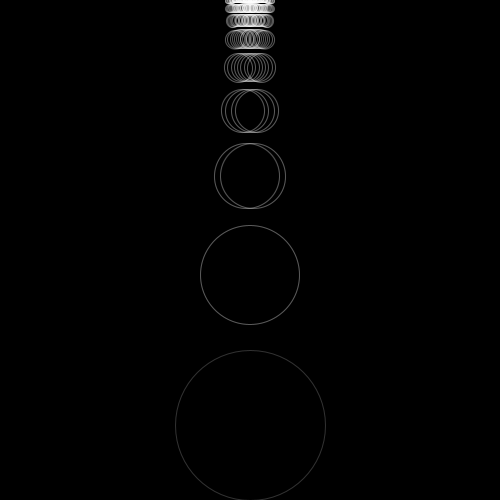
Frame 1 (no input)
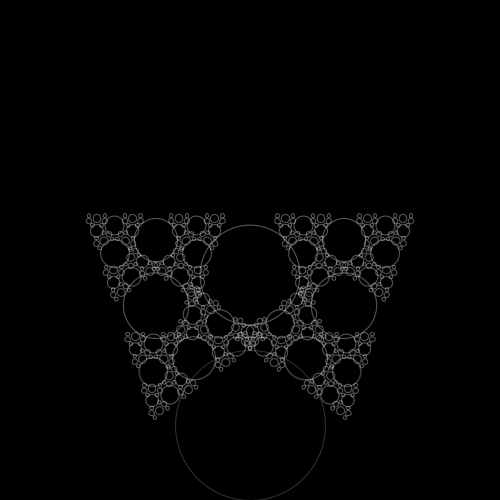
Frame 60 (the mouse pressed at the canvas centre just before this capture)
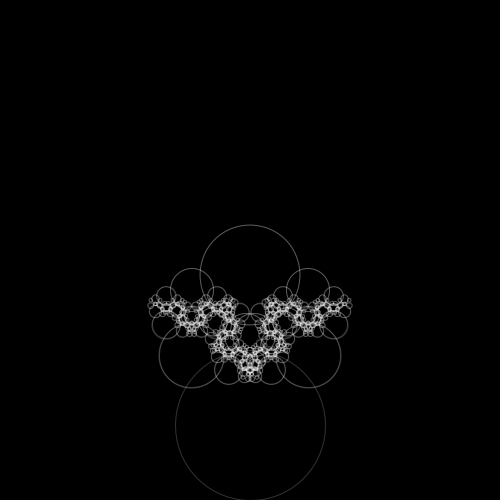
Frame 120 (the mouse held since frame 60 and released just before this capture)

The Processing sketch that drew these frames (run headless with seeded random() and noise(); from frame 60 on, the mouse is pressed at the canvas centre):

// Processing sketch: fractal1
// ── fractal1.pde
float theta;

void setup() {
  size(500, 500);
}

void draw() {
  background(0);
  theta = map(radians(frameCount)*75, 0, width, 0, 12);
  translate(width/2, height-75);
  branch(150);
}

void branch(float len) {
  stroke(255, 50);
  noFill();
  ellipse(0, 0, -len, -len);
  translate(0, -len);
  len*=0.66;
  if (len>3) {
    pushMatrix();
    rotate(theta);
    branch(len);
    popMatrix();
    pushMatrix();
    rotate(-theta);
    branch(len);
    popMatrix();
  }
}
